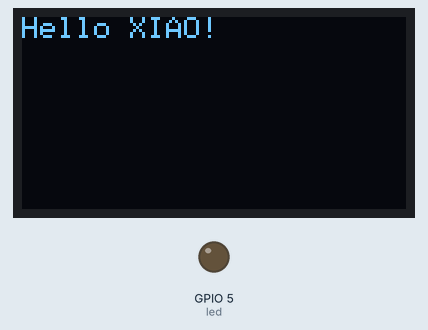
Bench run of a program on a simulated Seeed XIAO ESP32-C3. Parts: 128×64 one-colour display, output pins drawn as LEDs (lit = HIGH). Dashed ring = blinking. What the program prints to the serial monitor is not drawn.

Above: at 0.1 s.
At 2.54 s:
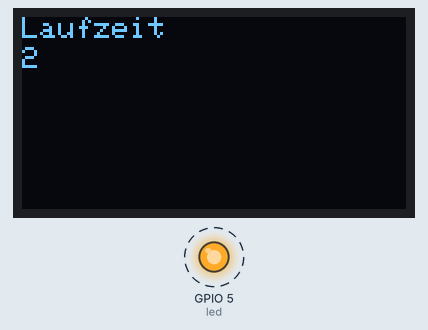
At 20.78 s:
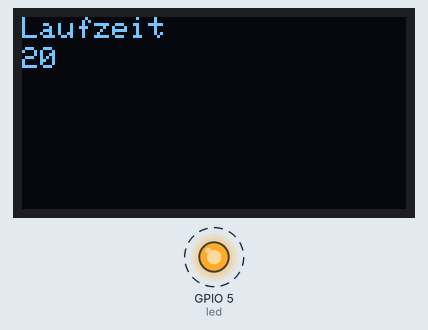
At 39.35 s:
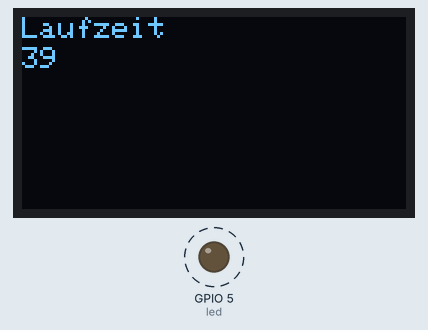
Timing chart, 0 to 40.0 s (numbered marks = the images above):
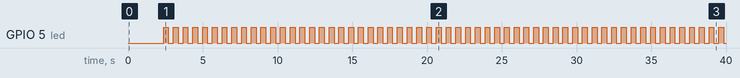

The program:

main.cpp
```cpp
/*
        _          _ ______ _____ _____
       (_)        | |  ____|  __ \_   _|
  _ __  ___  _____| | |__  | |  | || |
 | '_ \| \ \/ / _ \ |  __| | |  | || |
 | |_) | |>  <  __/ | |____| |__| || |_
 | .__/|_/_/\_\___|_|______|_____/_____|
 | |
 |_|

https://links.pixeledi.eu
PlatformIO  | V1.0 | 08.2024

*/


#include <Arduino.h>
#include <Adafruit_GFX.h>
#include <Adafruit_SSD1306.h>

#define SCREEN_WIDTH 128
#define SCREEN_HEIGHT 64

#define OLED_RESET -1
Adafruit_SSD1306 display(SCREEN_WIDTH, SCREEN_HEIGHT, &Wire, OLED_RESET);

byte ledstate = LOW;
byte cnt = 0;
const byte led = 5;

void toggleLED()
{
  digitalWrite(led, ledstate);
  delay(300);
}

void showMillis()
{
  display.clearDisplay();
  display.setTextSize(1);
  display.setTextColor(SSD1306_WHITE);
  display.setCursor(0, 0);
  display.println("Laufzeit");
  display.setCursor(0, 10);
  display.println(millis() / 1000);
  display.display();
  Serial.println(millis());
}

void initOled()
{
  if (!display.begin(SSD1306_SWITCHCAPVCC, 0x3C))
  {
    Serial.println(F("SSD1306 allocation failed"));
    for (;;)
      ;
  }
  display.clearDisplay();
  display.setTextSize(1);
  display.setTextColor(SSD1306_WHITE);
  display.setCursor(0, 0);
  display.println(F("Hello XIAO!"));
  display.display();
  delay(2000);
}

void setup()
{
  Serial.begin(115200);
  pinMode(led, OUTPUT);
  initOled();
}

void loop()
{

  cnt++;
  if (cnt % 2 == 0)
    ledstate = HIGH;
  else
    ledstate = LOW;

  toggleLED();
  showMillis();
}
```

Measured:
- by itself, GPIO 5 (led): alternates HIGH for 0.33 s and LOW for 0.33 s
- what the display in image 2 shows lasts 1.0 s, from 20.3 s to 21.3 s
